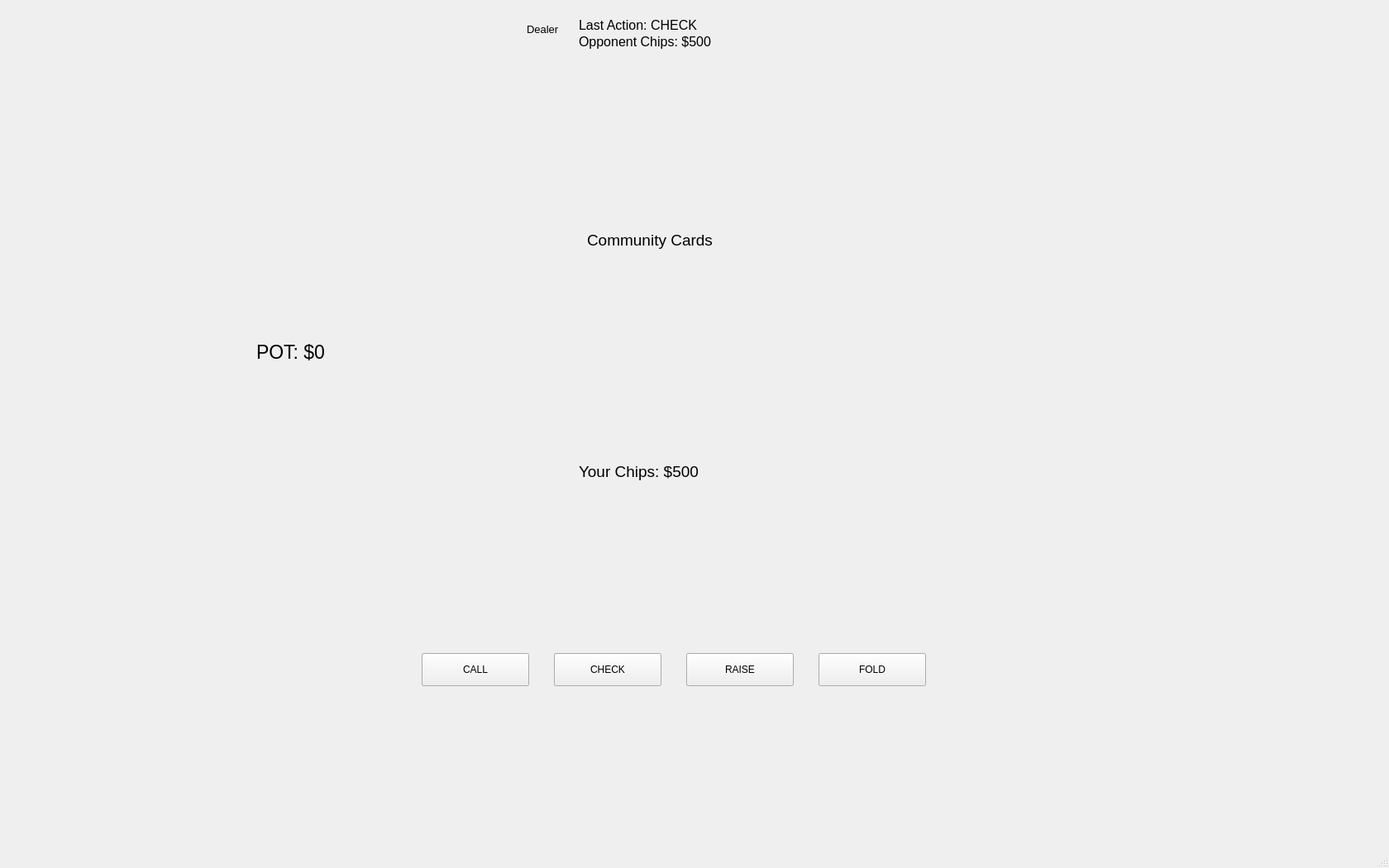
<?xml version="1.0" encoding="UTF-8"?>
<ui version="4.0">
 <class>MainWindow</class>
 <widget class="QMainWindow" name="MainWindow">
  <property name="geometry">
   <rect>
    <x>0</x>
    <y>0</y>
    <width>1680</width>
    <height>1050</height>
   </rect>
  </property>
  <property name="windowTitle">
   <string>MainWindow</string>
  </property>
  <widget class="QWidget" name="centralwidget">
   <widget class="QLabel" name="communityCardsLabel">
    <property name="geometry">
     <rect>
      <x>710</x>
      <y>280</y>
      <width>191</width>
      <height>21</height>
     </rect>
    </property>
    <property name="font">
     <font>
      <pointsize>14</pointsize>
      <italic>false</italic>
      <bold>false</bold>
     </font>
    </property>
    <property name="styleSheet">
     <string notr="true">font: 14pt &quot;Georgia&quot;;</string>
    </property>
    <property name="text">
     <string>Community Cards</string>
    </property>
   </widget>
   <widget class="QLabel" name="communityCard1">
    <property name="geometry">
     <rect>
      <x>500</x>
      <y>370</y>
      <width>88</width>
      <height>124</height>
     </rect>
    </property>
    <property name="text">
     <string/>
    </property>
    <property name="pixmap">
     <pixmap>../res/sprites/cards/AD.png</pixmap>
    </property>
   </widget>
   <widget class="QLabel" name="communityCard2">
    <property name="geometry">
     <rect>
      <x>630</x>
      <y>370</y>
      <width>88</width>
      <height>124</height>
     </rect>
    </property>
    <property name="text">
     <string/>
    </property>
    <property name="pixmap">
     <pixmap>../res/sprites/cards/KD.png</pixmap>
    </property>
   </widget>
   <widget class="QLabel" name="communityCard3">
    <property name="geometry">
     <rect>
      <x>760</x>
      <y>370</y>
      <width>88</width>
      <height>124</height>
     </rect>
    </property>
    <property name="text">
     <string/>
    </property>
    <property name="pixmap">
     <pixmap>../res/sprites/cards/QD.png</pixmap>
    </property>
   </widget>
   <widget class="QLabel" name="communityCard4">
    <property name="geometry">
     <rect>
      <x>890</x>
      <y>370</y>
      <width>88</width>
      <height>124</height>
     </rect>
    </property>
    <property name="text">
     <string/>
    </property>
    <property name="pixmap">
     <pixmap>../res/sprites/cards/JD.png</pixmap>
    </property>
   </widget>
   <widget class="QLabel" name="communityCard5">
    <property name="geometry">
     <rect>
      <x>1020</x>
      <y>370</y>
      <width>88</width>
      <height>124</height>
     </rect>
    </property>
    <property name="text">
     <string/>
    </property>
    <property name="pixmap">
     <pixmap>../res/sprites/cards/TD.png</pixmap>
    </property>
   </widget>
   <widget class="QLabel" name="tableSprite">
    <property name="geometry">
     <rect>
      <x>5</x>
      <y>40</y>
      <width>1521</width>
      <height>771</height>
     </rect>
    </property>
    <property name="autoFillBackground">
     <bool>false</bool>
    </property>
    <property name="text">
     <string/>
    </property>
    <property name="pixmap">
     <pixmap>../res/sprites/table/poker_table_top.png</pixmap>
    </property>
   </widget>
   <widget class="QLabel" name="playerCard1">
    <property name="geometry">
     <rect>
      <x>700</x>
      <y>600</y>
      <width>88</width>
      <height>124</height>
     </rect>
    </property>
    <property name="text">
     <string/>
    </property>
    <property name="pixmap">
     <pixmap>../res/sprites/cards/AC.png</pixmap>
    </property>
   </widget>
   <widget class="QLabel" name="playerCard2">
    <property name="geometry">
     <rect>
      <x>800</x>
      <y>600</y>
      <width>88</width>
      <height>124</height>
     </rect>
    </property>
    <property name="text">
     <string/>
    </property>
    <property name="pixmap">
     <pixmap>../res/sprites/cards/2C.png</pixmap>
    </property>
   </widget>
   <widget class="QLabel" name="playerChipsLabel">
    <property name="geometry">
     <rect>
      <x>700</x>
      <y>560</y>
      <width>201</width>
      <height>21</height>
     </rect>
    </property>
    <property name="font">
     <font>
      <pointsize>14</pointsize>
      <italic>false</italic>
      <bold>false</bold>
     </font>
    </property>
    <property name="styleSheet">
     <string notr="true">font: 14pt &quot;Georgia&quot;;</string>
    </property>
    <property name="text">
     <string>Your Chips: $500</string>
    </property>
   </widget>
   <widget class="QLabel" name="opponentChipsLabel">
    <property name="geometry">
     <rect>
      <x>700</x>
      <y>40</y>
      <width>201</width>
      <height>21</height>
     </rect>
    </property>
    <property name="font">
     <font>
      <pointsize>12</pointsize>
      <italic>false</italic>
      <bold>false</bold>
     </font>
    </property>
    <property name="styleSheet">
     <string notr="true">font: 12pt &quot;Georgia&quot;;</string>
    </property>
    <property name="text">
     <string>Opponent Chips: $500</string>
    </property>
   </widget>
   <widget class="QLabel" name="opponentLastActionLabel">
    <property name="geometry">
     <rect>
      <x>700</x>
      <y>20</y>
      <width>201</width>
      <height>21</height>
     </rect>
    </property>
    <property name="font">
     <font>
      <pointsize>12</pointsize>
      <italic>false</italic>
      <bold>false</bold>
     </font>
    </property>
    <property name="styleSheet">
     <string notr="true">font: 12pt &quot;Georgia&quot;;</string>
    </property>
    <property name="text">
     <string>Last Action: CHECK</string>
    </property>
   </widget>
   <widget class="QLabel" name="dealerButton">
    <property name="geometry">
     <rect>
      <x>630</x>
      <y>5</y>
      <width>69</width>
      <height>68</height>
     </rect>
    </property>
    <property name="font">
     <font>
      <pointsize>12</pointsize>
     </font>
    </property>
    <property name="text">
     <string/>
    </property>
    <property name="pixmap">
     <pixmap>../res/sprites/chips/Dealer_Chip.png</pixmap>
    </property>
   </widget>
   <widget class="QLabel" name="dealerLabel">
    <property name="geometry">
     <rect>
      <x>637</x>
      <y>25</y>
      <width>51</width>
      <height>21</height>
     </rect>
    </property>
    <property name="font">
     <font>
      <pointsize>10</pointsize>
      <italic>false</italic>
      <bold>false</bold>
     </font>
    </property>
    <property name="styleSheet">
     <string notr="true">font: 10pt &quot;Georgia&quot;;</string>
    </property>
    <property name="text">
     <string>Dealer</string>
    </property>
   </widget>
   <widget class="QLabel" name="potLabel">
    <property name="geometry">
     <rect>
      <x>310</x>
      <y>400</y>
      <width>201</width>
      <height>51</height>
     </rect>
    </property>
    <property name="font">
     <font>
      <pointsize>17</pointsize>
      <italic>false</italic>
      <bold>false</bold>
     </font>
    </property>
    <property name="styleSheet">
     <string notr="true">font: 17pt &quot;Georgia&quot;;</string>
    </property>
    <property name="text">
     <string>POT: $0</string>
    </property>
   </widget>
   <widget class="QPushButton" name="raisePotButton">
    <property name="enabled">
     <bool>true</bool>
    </property>
    <property name="geometry">
     <rect>
      <x>510</x>
      <y>790</y>
      <width>130</width>
      <height>40</height>
     </rect>
    </property>
    <property name="styleSheet">
     <string notr="true">font: 12pt &quot;Georgia&quot;;</string>
    </property>
    <property name="text">
     <string>RAISE POT</string>
    </property>
   </widget>
   <widget class="QPushButton" name="raise3bbButton">
    <property name="geometry">
     <rect>
      <x>670</x>
      <y>790</y>
      <width>130</width>
      <height>40</height>
     </rect>
    </property>
    <property name="styleSheet">
     <string notr="true">font: 12pt &quot;Georgia&quot;;</string>
    </property>
    <property name="text">
     <string>RAISE 3BB</string>
    </property>
   </widget>
   <widget class="QPushButton" name="raise2PotButton">
    <property name="enabled">
     <bool>true</bool>
    </property>
    <property name="geometry">
     <rect>
      <x>830</x>
      <y>790</y>
      <width>130</width>
      <height>40</height>
     </rect>
    </property>
    <property name="styleSheet">
     <string notr="true">font: 12pt &quot;Georgia&quot;;</string>
    </property>
    <property name="text">
     <string>RAISE 2 POT</string>
    </property>
   </widget>
   <widget class="QPushButton" name="allinButton">
    <property name="geometry">
     <rect>
      <x>990</x>
      <y>790</y>
      <width>130</width>
      <height>40</height>
     </rect>
    </property>
    <property name="styleSheet">
     <string notr="true">font: 12pt &quot;Georgia&quot;;</string>
    </property>
    <property name="text">
     <string>ALL IN</string>
    </property>
   </widget>
   <widget class="QPushButton" name="callButton">
    <property name="geometry">
     <rect>
      <x>510</x>
      <y>790</y>
      <width>130</width>
      <height>40</height>
     </rect>
    </property>
    <property name="styleSheet">
     <string notr="true">font: 12pt &quot;Georgia&quot;;</string>
    </property>
    <property name="text">
     <string>CALL</string>
    </property>
   </widget>
   <widget class="QPushButton" name="checkButton">
    <property name="geometry">
     <rect>
      <x>670</x>
      <y>790</y>
      <width>130</width>
      <height>40</height>
     </rect>
    </property>
    <property name="styleSheet">
     <string notr="true">font: 12pt &quot;Georgia&quot;;</string>
    </property>
    <property name="text">
     <string>CHECK</string>
    </property>
   </widget>
   <widget class="QPushButton" name="raiseButton">
    <property name="geometry">
     <rect>
      <x>830</x>
      <y>790</y>
      <width>130</width>
      <height>40</height>
     </rect>
    </property>
    <property name="styleSheet">
     <string notr="true">font: 12pt &quot;Georgia&quot;;</string>
    </property>
    <property name="text">
     <string>RAISE</string>
    </property>
   </widget>
   <widget class="QPushButton" name="foldButton">
    <property name="geometry">
     <rect>
      <x>990</x>
      <y>790</y>
      <width>130</width>
      <height>40</height>
     </rect>
    </property>
    <property name="styleSheet">
     <string notr="true">font: 12pt &quot;Georgia&quot;;</string>
    </property>
    <property name="text">
     <string>FOLD</string>
    </property>
   </widget>
   <zorder>tableSprite</zorder>
   <zorder>communityCard2</zorder>
   <zorder>communityCard1</zorder>
   <zorder>communityCard3</zorder>
   <zorder>communityCard4</zorder>
   <zorder>communityCard5</zorder>
   <zorder>communityCardsLabel</zorder>
   <zorder>playerCard1</zorder>
   <zorder>playerCard2</zorder>
   <zorder>playerChipsLabel</zorder>
   <zorder>opponentChipsLabel</zorder>
   <zorder>opponentLastActionLabel</zorder>
   <zorder>dealerButton</zorder>
   <zorder>dealerLabel</zorder>
   <zorder>potLabel</zorder>
   <zorder>raisePotButton</zorder>
   <zorder>raise3bbButton</zorder>
   <zorder>raise2PotButton</zorder>
   <zorder>allinButton</zorder>
   <zorder>callButton</zorder>
   <zorder>checkButton</zorder>
   <zorder>raiseButton</zorder>
   <zorder>foldButton</zorder>
  </widget>
  <widget class="QMenuBar" name="menubar">
   <property name="geometry">
    <rect>
     <x>0</x>
     <y>0</y>
     <width>1680</width>
     <height>19</height>
    </rect>
   </property>
  </widget>
  <widget class="QStatusBar" name="statusbar"/>
  <action name="actionAbout">
   <property name="text">
    <string>About</string>
   </property>
  </action>
 </widget>
 <resources/>
 <connections/>
</ui>
